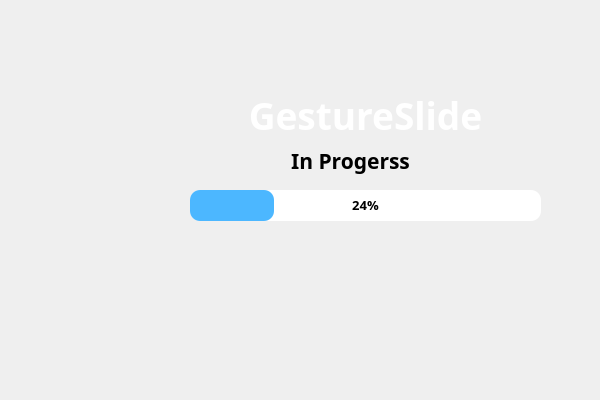
<?xml version="1.0" encoding="UTF-8"?>
<ui version="4.0">
 <class>Dialog</class>
 <widget class="QDialog" name="Dialog">
  <property name="geometry">
   <rect>
    <x>0</x>
    <y>0</y>
    <width>600</width>
    <height>400</height>
   </rect>
  </property>
  <property name="windowTitle">
   <string>Dialog</string>
  </property>
  <property name="autoFillBackground">
   <bool>false</bool>
  </property>
  <widget class="QLabel" name="Background_Label">
   <property name="geometry">
    <rect>
     <x>0</x>
     <y>0</y>
     <width>600</width>
     <height>400</height>
    </rect>
   </property>
   <property name="text">
    <string/>
   </property>
   <property name="alignment">
    <set>Qt::AlignCenter</set>
   </property>
  </widget>
  <widget class="QLabel" name="label">
   <property name="geometry">
    <rect>
     <x>210</x>
     <y>140</y>
     <width>281</width>
     <height>41</height>
    </rect>
   </property>
   <property name="font">
    <font>
     <family>Product Sans Black</family>
     <pointsize>16</pointsize>
     <weight>75</weight>
     <bold>true</bold>
    </font>
   </property>
   <property name="toolTip">
    <string>&lt;html&gt;&lt;head/&gt;&lt;body&gt;&lt;p&gt;&lt;br/&gt;&lt;/p&gt;&lt;/body&gt;&lt;/html&gt;</string>
   </property>
   <property name="text">
    <string>In Progerss</string>
   </property>
   <property name="alignment">
    <set>Qt::AlignCenter</set>
   </property>
  </widget>
  <widget class="QProgressBar" name="ProgressBar">
   <property name="geometry">
    <rect>
     <x>190</x>
     <y>190</y>
     <width>351</width>
     <height>31</height>
    </rect>
   </property>
   <property name="font">
    <font>
     <family>Novecento Cond UltraBold</family>
     <pointsize>10</pointsize>
     <weight>75</weight>
     <bold>true</bold>
    </font>
   </property>
   <property name="styleSheet">
    <string notr="true">QProgressBar
{
	background-color: rgb(255, 255, 255);
   border-radius : 10px;

}
QProgressBar::chunk
{
border-radius : 10px;
	background-color: rgb(76, 183, 255);



}</string>
   </property>
   <property name="value">
    <number>24</number>
   </property>
   <property name="alignment">
    <set>Qt::AlignCenter</set>
   </property>
  </widget>
  <widget class="QLabel" name="label_2">
   <property name="geometry">
    <rect>
     <x>180</x>
     <y>90</y>
     <width>371</width>
     <height>51</height>
    </rect>
   </property>
   <property name="font">
    <font>
     <family>Product Sans Black</family>
     <pointsize>28</pointsize>
     <weight>75</weight>
     <bold>true</bold>
    </font>
   </property>
   <property name="toolTip">
    <string>&lt;html&gt;&lt;head/&gt;&lt;body&gt;&lt;p&gt;&lt;br/&gt;&lt;/p&gt;&lt;/body&gt;&lt;/html&gt;</string>
   </property>
   <property name="styleSheet">
    <string notr="true">color: rgb(255, 255, 255);</string>
   </property>
   <property name="text">
    <string>GestureSlide</string>
   </property>
   <property name="alignment">
    <set>Qt::AlignCenter</set>
   </property>
  </widget>
  <widget class="QLabel" name="Gif_Label">
   <property name="geometry">
    <rect>
     <x>100</x>
     <y>80</y>
     <width>100</width>
     <height>100</height>
    </rect>
   </property>
   <property name="text">
    <string/>
   </property>
  </widget>
 </widget>
 <resources/>
 <connections/>
</ui>
